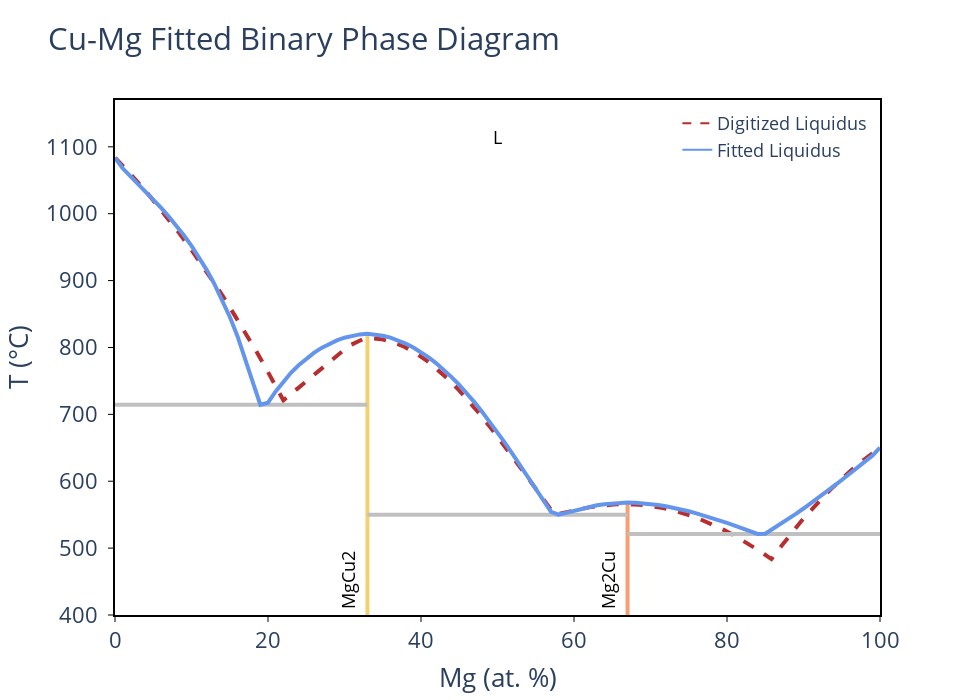

Source (notebook cell):
### Markdown cell above
Now, we have enough information to fit the **DFT-referenced liquid free energy**. 

When `fit_parameters()` is called, the code will identify all invariant points using the liquidus and solid phase data
Only considering invariant points with matching DFT phases, the algorithm will narrow down the list of constraints and 
rank them in order of viability. The 'n_opts' parameter can be used to specify the maximum number of constraint 
combinations to try (default = 1).

Example invariant points on a phase diagram (left) and resulting constraints obtained from the points (right)

<img src="../images/annotated_multi_invariant_points.png" width="900" height="700"> <img src="../images/invariant_reactions.png" width="750" height="700">

### Code cell
fit_results = cu_mg_system.fit_parameters(verbose=True)[0]

print("--- Cu-Mg non-ideal mixing parameter fitting results: ---")
for field, value in fit_results.items():
    if isinstance(value, float):
        print(f'{field.upper()}: {value:.3f}')   

cu_mg_plotter.show('fit+liq')
cu_mg_plotter.show('nmp')

### Figure 1 — Plotly figure (JSON) as saved in the notebook; plotly's stock layout.template omitted (floating-point values rounded to 4 significant figures)
{"data": [{"line": {"color": "#B82E2E", "dash": "dash", "width": 4}, "mode": "lines", "showlegend": false, "type": "scatter", "x": [0.03812, 1.448, 2.85, 4.236, 5.606, 6.96, 8.298, 9.62, 10.93, 12.22, 13.5, 14.76, 16.01, 17.24, 18.46, 19.66, 20.86, 22.01, 22.94, 23.87, 24.74, 25.57, 26.36, 27.11, 27.82, 28.49, 29.13, 29.73, 30.31, 30.86, 31.38, 31.89, 32.37, 32.83, 33.28, 34.77, 36.25, 37.71, 39.16, 40.6, 42.02, 43.44, 44.85, 46.26, 47.66, 49.06, 50.46, 51.86, 53.26, 54.66, 56.07, 57.47, 58.03, 58.61, 59.18, 59.75, 60.31, 60.86, 61.41, 61.95, 62.49, 63.02, 63.55, 64.08, 64.6, 65.12, 65.63, 66.15, 66.66, 67.94, 69.2, 70.44, 71.66, 72.85, 74.03, 75.18, 76.32, 77.44, 78.55, 79.63, 80.7, 81.76, 82.8, 83.83, 84.84, 85.81, 86.53, 87.3, 88.07, 88.85, 89.65, 90.45, 91.27, 92.1, 92.93, 93.78, 94.64, 95.5, 96.38, 97.27, 98.16, 99.06, 99.96], "y": [1084.0, 1067.0, 1049.0, 1031.0, 1012.0, 992.4, 972.4, 951.9, 930.9, 909.4, 887.4, 864.9, 841.9, 818.5, 794.6, 770.3, 745.6, 721.0, 729.8, 738.7, 747.2, 755.4, 763.2, 770.6, 777.5, 783.9, 789.8, 795.2, 799.9, 804.0, 807.4, 810.2, 812.2, 813.4, 813.9, 812.5, 808.3, 801.7, 792.8, 781.7, 768.6, 753.8, 737.5, 719.7, 700.7, 680.7, 659.9, 638.4, 616.4, 594.2, 571.8, 549.8, 551.4, 553.0, 554.6, 556.0, 557.4, 558.7, 559.9, 560.9, 561.9, 562.8, 563.5, 564.2, 564.7, 565.1, 565.4, 565.6, 565.7, 565.3, 564.2, 562.4, 559.9, 556.8, 553.1, 548.9, 544.1, 538.8, 533.1, 527.0, 520.5, 513.6, 506.4, 498.9, 491.2, 483.6, 494.8, 506.3, 517.5, 528.6, 539.5, 550.1, 560.6, 570.7, 580.7, 590.4, 599.8, 608.9, 617.8, 626.4, 634.6, 642.6, 650.1]}, {"hovertemplate": "label=MgCu2<br>x=%{x}<br>t=%{y}<extra></extra>", "legendgroup": "MgCu2", "line": {"color": "rgb(246, 207, 113)", "dash": "solid", "width": 4}, "marker": {"symbol": "circle"}, "mode": "lines", "name": "MgCu2", "orientation": "v", "showlegend": false, "type": "scatter", "x": [33, 33, 33, 33, 33, 33, 33, 33, 33, 33, 33, 33, 33, 33, 33, 33, 33, 33, 33, 33, 33, 33, 33, 33, 33, 33, 33, 33, 33, 33, 33, 33, 33, 33, 33, 33, 33, 33, 33, 33, 33, 33], "xaxis": "x", "y": [550.0, 554.1, 714.4, 717.4, 776.3, 749.0, 734.2, 755.7, 766.5, 703.7, 717.9, 744.0, 731.4, 571.3, 588.7, 623.3, 606.0, 688.7, 673.1, 640.3, 656.9, 799.9, 810.7, 805.8, 820.5, 820.5, 819.5, 762.1, 773.5, 783.4, 814.6, 805.5, 810.6, 785.2, 793.1, 814.6, 817.6, 799.3, 792.0, 819.5, 817.5, -273.1], "yaxis": "y"}, {"hovertemplate": "label=Mg2Cu<br>x=%{x}<br>t=%{y}<extra></extra>", "legendgroup": "Mg2Cu", "line": {"color": "rgb(248, 156, 116)", "dash": "solid", "width": 4}, "marker": {"symbol": "circle"}, "mode": "lines", "name": "Mg2Cu", "orientation": "v", "showlegend": false, "type": "scatter", "x": [67, 67, 67, 67, 67, 67, 67, 67, 67, 67, 67, 67, 67, 67, 67, 67, 67, 67, 67, 67, 67, 67, 67, 67, 67, 67, 67, 67, 67], "xaxis": "x", "y": [550.0, 521.1, 555.0, 567.8, 553.0, 552.0, 548.7, 557.8, 537.7, 533.7, 525.2, 529.5, 541.5, 545.2, 567.8, 567.0, 568.2, 568.2, 559.4, 556.4, 561.9, 564.0, 566.9, 565.7, 562.5, 560.3, 564.3, 565.8, -273.1], "yaxis": "y"}, {"hovertemplate": "x=%{x}<br>y=%{y}<extra></extra>", "legendgroup": "", "line": {"color": "Silver", "dash": "solid", "width": 4}, "marker": {"symbol": "circle"}, "mode": "lines", "name": "", "orientation": "v", "showlegend": false, "type": "scatter", "x": [33, 58.0, 67], "xaxis": "x", "y": [550.0, 550.0, 550.0], "yaxis": "y"}, {"hovertemplate": "x=%{x}<br>y=%{y}<extra></extra>", "legendgroup": "", "line": {"color": "Silver", "dash": "solid", "width": 4}, "marker": {"symbol": "circle"}, "mode": "lines", "name": "", "orientation": "v", "showlegend": false, "type": "scatter", "x": [0, 19, 33], "xaxis": "x", "y": [714.4, 714.4, 714.4], "yaxis": "y"}, {"hovertemplate": "x=%{x}<br>y=%{y}<extra></extra>", "legendgroup": "", "line": {"color": "Silver", "dash": "solid", "width": 4}, "marker": {"symbol": "circle"}, "mode": "lines", "name": "", "orientation": "v", "showlegend": false, "type": "scatter", "x": [67, 84, 100], "xaxis": "x", "y": [521.1, 521.1, 521.1], "yaxis": "y"}, {"hovertemplate": "label=L<br>x=%{x}<br>t=%{y}<extra></extra>", "legendgroup": "L", "line": {"color": "cornflowerblue", "dash": "solid", "width": 4}, "marker": {"symbol": "circle"}, "mode": "lines", "name": "L", "orientation": "v", "showlegend": false, "type": "scatter", "x": [0, 0, 1, 2, 3, 4, 5, 6, 7.0, 8, 9, 10, 11, 12, 13, 14.0, 15, 16, 17, 18, 19, 20, 21, 22, 23, 24, 25, 26, 27, 28.0, 29.0, 30, 31, 32, 33, 34, 35, 36, 37, 38, 39, 40, 41, 42, 43, 44, 45, 46, 47, 48, 49, 50, 51, 52, 53, 54, 55.0, 56.0, 57.0, 58.0, 59, 60, 61, 62, 63, 64, 65, 66, 67, 68, 69, 70, 71, 72, 73, 74, 75, 76, 77, 78, 79, 80, 81, 82, 83, 84, 85, 86, 87, 88, 89, 90, 91, 92, 93, 94, 95, 96, 97, 98, 99, 100, 100], "xaxis": "x", "y": [1084.0, 1084.0, 1068.0, 1056.0, 1045.0, 1033.0, 1021.0, 1009.0, 996.2, 982.5, 967.8, 951.9, 934.6, 915.6, 894.8, 871.7, 845.9, 817.2, 784.9, 748.6, 714.4, 717.4, 734.2, 749.0, 762.1, 773.5, 783.4, 792.0, 799.3, 805.5, 810.6, 814.6, 817.5, 819.5, 820.5, 819.5, 817.6, 814.6, 810.7, 805.8, 799.9, 793.1, 785.2, 776.3, 766.5, 755.7, 744.0, 731.4, 717.9, 703.7, 688.7, 673.1, 656.9, 640.3, 623.3, 606.0, 588.7, 571.3, 554.1, 550.0, 553.0, 556.4, 559.4, 561.9, 564.0, 565.7, 566.9, 567.8, 568.2, 567.8, 567.0, 565.8, 564.3, 562.5, 560.3, 557.8, 555.0, 552.0, 548.7, 545.2, 541.5, 537.7, 533.7, 529.5, 525.2, 521.1, 521.6, 528.7, 536.1, 543.6, 551.3, 559.2, 567.3, 575.7, 584.2, 593.0, 601.8, 610.8, 619.9, 629.0, 638.2, 650.1, 650.1], "yaxis": "y"}, {"line": {"color": "#B82E2E", "dash": "dash"}, "mode": "lines", "name": "Digitized Liquidus", "showlegend": true, "type": "scatter", "x": [null], "y": [null]}, {"marker": {"color": "cornflowerblue"}, "mode": "lines", "name": "Fitted Liquidus", "showlegend": true, "type": "scatter", "x": [null], "y": [null]}], "layout": {"annotations": [{"borderpad": 5, "font": {"color": "black", "size": 18}, "showarrow": false, "text": "MgCu2", "textangle": -90, "x": 30.5, "y": 400, "yanchor": "bottom"}, {"borderpad": 5, "font": {"color": "black", "size": 18}, "showarrow": false, "text": "Mg2Cu", "textangle": -90, "x": 64.5, "y": 400, "yanchor": "bottom"}, {"font": {"color": "black", "size": 18}, "showarrow": false, "text": "L", "x": 50, "y": 1114}], "font": {"size": 22}, "height": 700, "legend": {"font": {"size": 18}, "x": 0.99, "xanchor": "right", "y": 0.99, "yanchor": "top"}, "plot_bgcolor": "white", "showlegend": true, "title": {"text": "Cu-Mg Fitted Binary Phase Diagram"}, "width": 960, "xaxis": {"linecolor": "black", "linewidth": 2, "mirror": true, "range": [0, 100], "showline": true, "tickcolor": "black", "tickformat": ".0f", "ticks": "outside", "title": {"text": "Mg (at. %)"}}, "yaxis": {"linecolor": "black", "linewidth": 2, "mirror": true, "range": [400, 1170], "showline": true, "tickcolor": "black", "ticks": "outside", "ticksuffix": " ", "title": {"text": "T (°C)"}}}}
